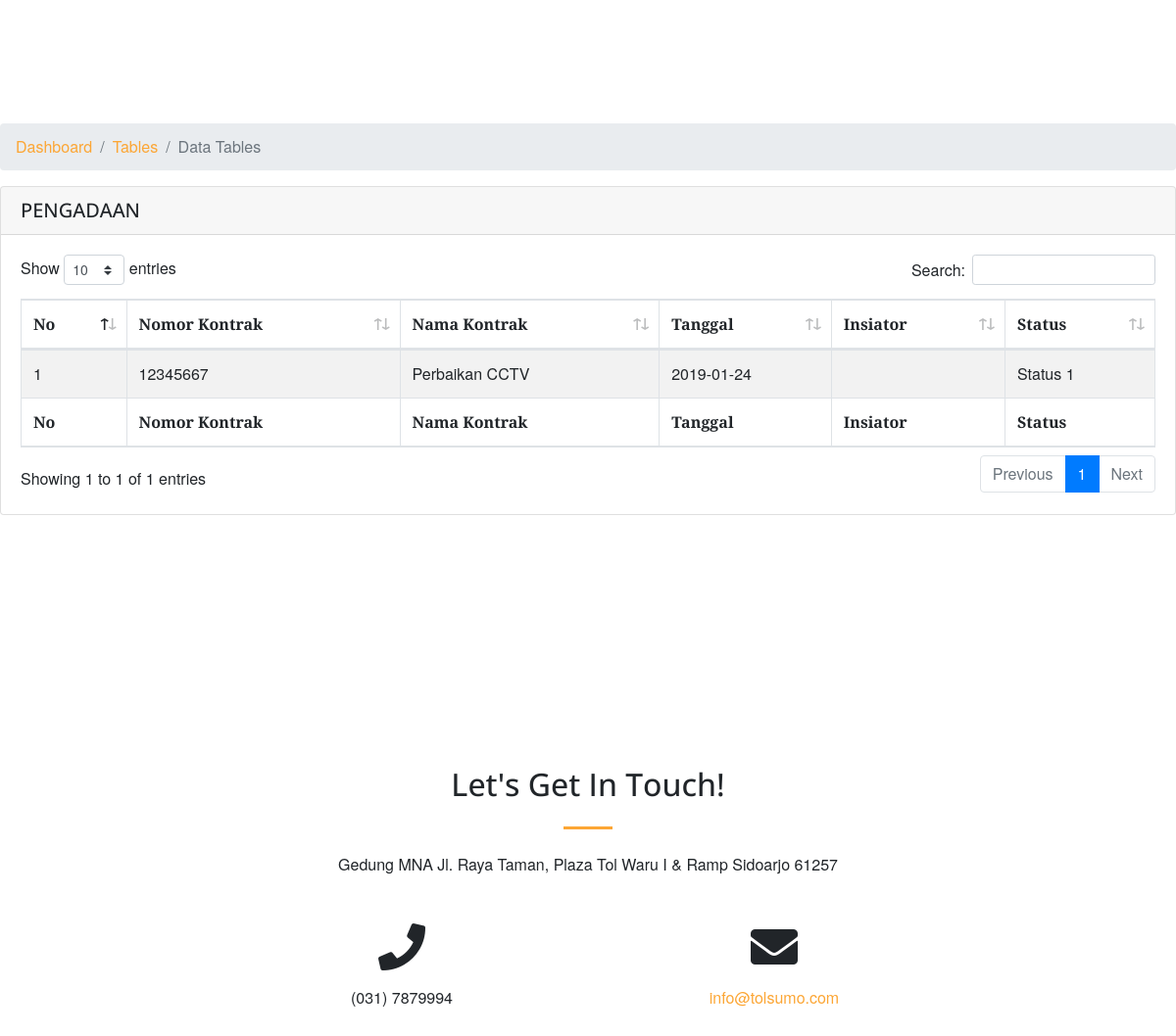
Before: /index.php/home (lower part) with the older database file.
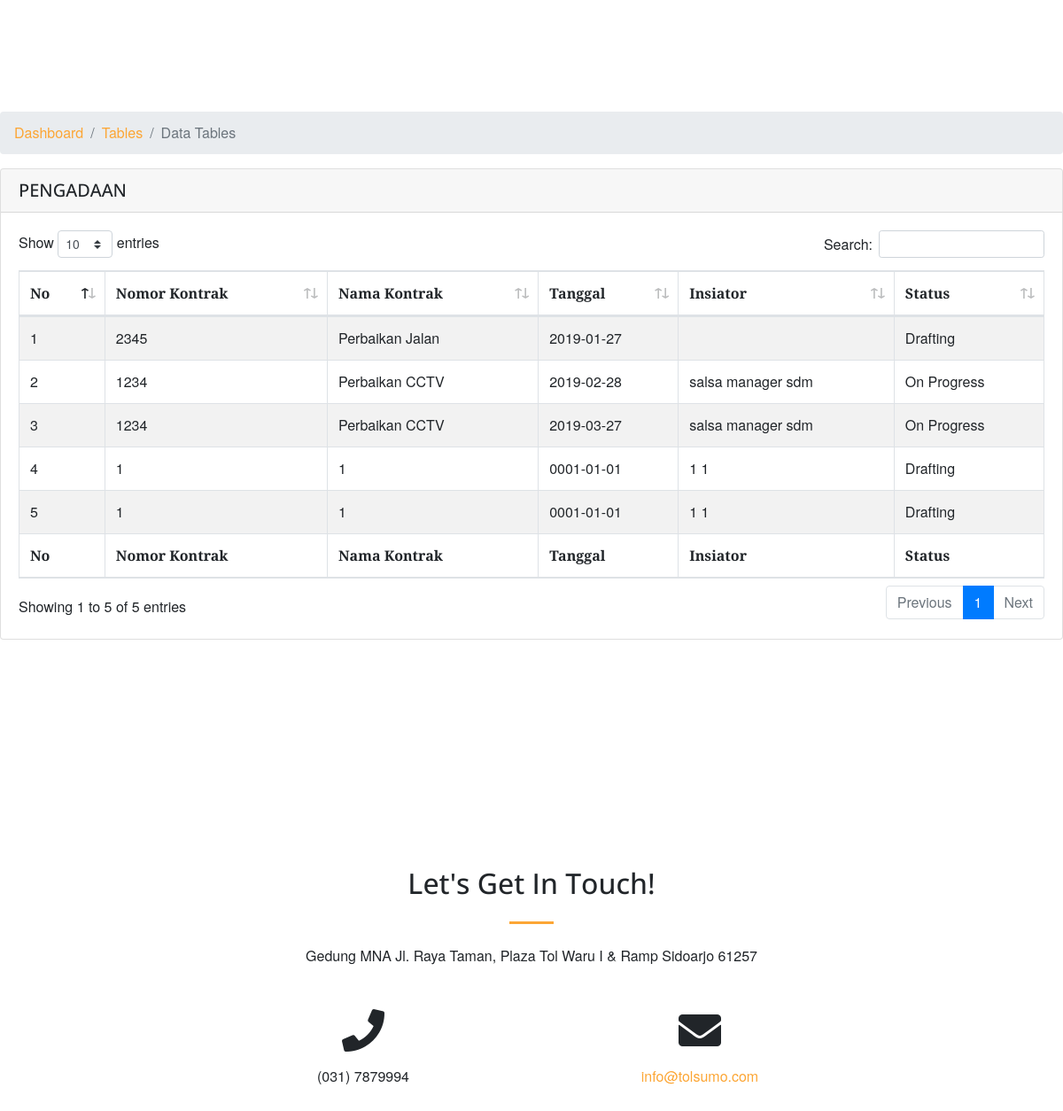
After: the same page with the newer database file.
### tables this page shows
CREATE TABLE `kontrak` (
  `id` int(11) NOT NULL,
  `nama` varchar(20) NOT NULL,
  `tanggal` date NOT NULL,
  `nomor` int(11) NOT NULL,
  `inisiator_nama` varchar(100) NOT NULL,
  `inisiator_devisi` varchar(100) NOT NULL,
  `nilai` int(11) NOT NULL,
  `carapembayaran` varchar(50) NOT NULL,
  `pelaksanaan_from` date NOT NULL,
  `pelaksanaan_to` date NOT NULL,
  `pemeliharaan_from` date NOT NULL,
  `pemeliharaan_to` date NOT NULL,
  `garansijaminan_from` date NOT NULL,
  `garansijaminan_to` date NOT NULL,
  `keterangan` varchar(150) NOT NULL,
  `status` varchar(50) NOT NULL
);

### application/controllers/Home.php (called while the page is built, shortened)
<?php
class Home extends CI_Controller {
	public function index()
	{
		$this->load->view('home');
	}
}

### index.php (called while the page is built, shortened)
<?php
require_once BASEPATH.'core/CodeIgniter.php';

### application/views/home.php (the view, shortened to what this page needs)
<!DOCTYPE html>
<html lang="en">
  <head>
    <link href="<?php echo base_url('assets_home/') ?>vendor/bootstrap/css/bootstrap.min.css" rel="stylesheet">
    <link href="<?php echo base_url('assets_home/') ?>vendor/fontawesome-free/css/all.min.css" rel="stylesheet" type="text/css">
    <link href="<?php echo base_url('assets_home/') ?>vendor/magnific-popup/magnific-popup.css" rel="stylesheet">
    <link href="<?php echo base_url('assets_home/') ?>css/creative.min.css" rel="stylesheet">
 <link rel="stylesheet" type="text/css" href="<?php echo base_url('assets/') ?>assets/vendor/datatables/css/dataTables.bootstrap4.css">
    <link rel="stylesheet" type="text/css" href="<?php echo base_url('assets/') ?>assets/vendor/datatables/css/buttons.bootstrap4.css">
    <link rel="stylesheet" type="text/css" href="<?php echo base_url('assets/') ?>assets/vendor/datatables/css/select.bootstrap4.css">
    <link rel="stylesheet" type="text/css" href="<?php echo base_url('assets/') ?>assets/vendor/datatables/css/fixedHeader.bootstrap4.css">
  </head>
  <body id="page-top">
    <section class="bg-primary" id="about">
     <div class="row">
                    <div class="col-xl-12 col-lg-12 col-md-12 col-sm-12 col-12">
                        <div class="page-header">
                            <div class="page-breadcrumb">
                                <nav aria-label="breadcrumb">
                                    <ol class="breadcrumb">
                                        <li class="breadcrumb-item"><a href="#" class="breadcrumb-link">Dashboard</a></li>
                                        <li class="breadcrumb-item"><a href="#" class="breadcrumb-link">Tables</a></li>
                                        <li class="breadcrumb-item active" aria-current="page">Data Tables</li>
                                    </ol>
                                </nav>
                            </div>
                        </div>
                    </div>
                </div>
                <div class="row">
                    <div class="col-xl-12 col-lg-12 col-md-12 col-sm-12 col-12">
                        <div class="card">
                            <h5 class="card-header">PENGADAAN</h5>
                            <div class="card-body">
                                <div class="table-responsive">
                                    <table class="table table-striped table-bordered first">
                                        <thead>
                                            <tr>
                                                <th>No</th>
                                                <th>Nomor Kontrak</th>
                                                <th>Nama Kontrak</th>
                                                <th>Tanggal</th>
                                                <th>Insiator</th>
                                                <th>Status</th>
                                            </tr>
                                        </thead>
                                        <tbody>
                                            <?php foreach ($this->db->get('kontrak')->result() as $key => $value): ?>
                                                <?php
                                                $date1 = new DateTime(date('Y-m-d'));
$date2 = new DateTime($value->tanggal);
$interval = $date1->diff($date2);
if ($date1 > $date2) {
    $month = $interval->m;
}else{
    $month = 0;
}
 ?>
                                                <tr class="<?php echo ($month >= 1 ? "bg-primary" : "") ?>">
                                                    <td><?php echo ++$key ?></td>
                                                    <td><?php echo $value->nomor; ?></td>
                                                    <td><?php echo $value->nama; ?></td>
                                                    <td><?php echo $value->tanggal; ?></td>
                                                    <td><?php echo $value->inisiator_nama." ".$value->inisiator_devisi; ?></td>
                                                    <td><?php echo $value->status; ?></td>
                                                </tr>
                                            <?php endforeach ?>
                                        </tbody>
                                        <tfoot>
                                            <tr>
                                                <th>No</th>
                                                <th>Nomor Kontrak</th>
                                                <th>Nama Kontrak</th>
                                                <th>Tanggal</th>
                                                <th>Insiator</th>
                                                <th>Status</th>
                                            </tr>
                                        </tfoot>
                                    </table>
                                </div>
                            </div>
                        </div>
                    </div>
                </div>
    </section>
    <section id="contact">
      <div class="container">
        <div class="row">
          <div class="col-lg-8 mx-auto text-center">
            <h2 class="section-heading">Let's Get In Touch!</h2>
            <hr class="my-4">
            <p class="mb-5">Gedung MNA Jl. Raya Taman, Plaza Tol Waru I & Ramp Sidoarjo 61257</p>
          </div>
        </div>
        <div class="row">
          <div class="col-lg-4 ml-auto text-center">
            <i class="fas fa-phone fa-3x mb-3 sr-contact-1"></i>
            <p>(031) 7879994</p>
          </div>
          <div class="col-lg-4 mr-auto text-center">
            <i class="fas fa-envelope fa-3x mb-3 sr-contact-2"></i>
            <p>
              <a href="mailto:your-email@your-domain.com">info@tolsumo.com</a>
            </p>
          </div>
        </div>
      </div>
    </section>
  </body>
</html>

Changed rows visible on the page:
removed kontrak: nomor "12345667", nama "Perbaikan CCTV", tanggal "2019-01-24", status "Status 1"
added kontrak: nomor "2345", nama "Perbaikan Jalan", tanggal "2019-01-27", status "Drafting"
added kontrak: nomor "1234", nama "Perbaikan CCTV", tanggal "2019-02-28", inisiator_nama "salsa", inisiator_devisi "manager sdm", status "On Progress"
added kontrak: nomor "1234", nama "Perbaikan CCTV", tanggal "2019-03-27", inisiator_nama "salsa", inisiator_devisi "manager sdm", status "On Progress"
added kontrak: nomor "1", nama "1", tanggal "0001-01-01", inisiator_nama "1", inisiator_devisi "1", status "Drafting"
added kontrak: nomor "1", nama "1", tanggal "0001-01-01", inisiator_nama "1", inisiator_devisi "1", status "Drafting"
Other visible differences:
text written by a page script: "Show entries Search: Showing 1 to 1 of 1 entries Previous 1 Next" → "Show entries Search: Showing 1 to 5 of 5 entries Previous 1 Next"
